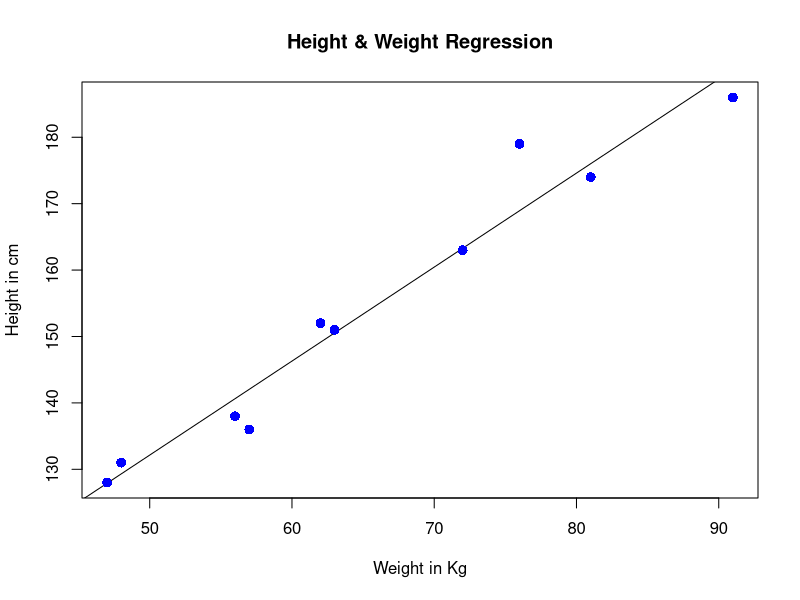
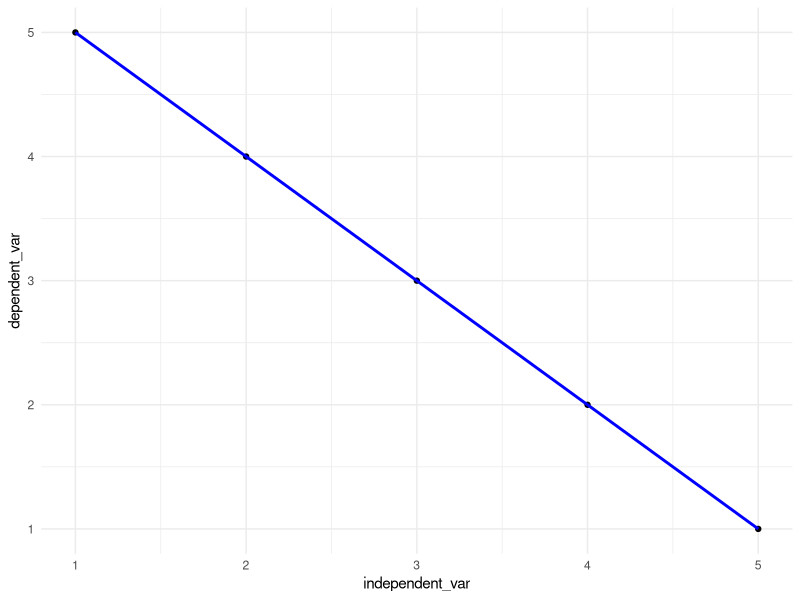

The R source for these figures, in order:
#' @title 3_Linear_Regression.R
#' @description Performing linear regression on exploratory and response variables
#' @author NMCG
#' @bugs None
#' @seealso https://www.tutorialspoint.com/r/r_linear_regression.htm
#' 

# plot of linear regression
if(!require("tidyverse"))
  install.packages("tidyverse")
library(tidyverse)


############################# Example 2 - In-built #############################

x <- c(151, 174, 138, 186, 128, 136, 179, 163, 152, 131)  #weight
y <- c(63, 81, 56, 91, 47, 57, 76, 72, 62, 48) #height

# Apply the lm() function.
relation <- lm(y~x)

print(summary(relation))

plot(y,x,col = "blue",main = "Height & Weight Regression",
     abline(lm(x~y)),cex = 1.3,pch = 16,xlab = "Weight in Kg",ylab = "Height in cm")


############################# Example 2 - GGplot2 ############################# 
data <- data.frame(
  dependent_var = c(1, 2, 3, 4, 5),
  independent_var = c(5, 4, 3, 2, 1)
)

# Run linear regression
model <- lm(dependent_var ~ independent_var, data = data)

# View the summary of the model
summary(model)

#using ggplot
p <- ggplot(data, aes(x = independent_var, y = dependent_var)) +
  geom_point() +
  theme_minimal()

# Add the linear regression line
p + geom_smooth(method = "lm", se = FALSE, color = "blue")